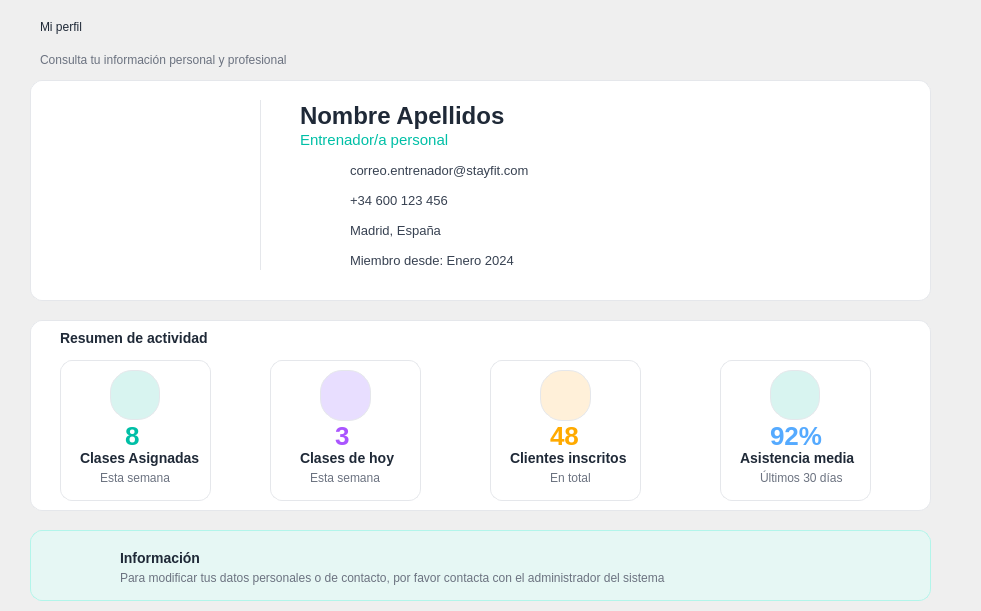
   <widget class="QFrame" name="frameContenido">
    <property name="geometry">
     <rect>
      <x>220</x>
      <y>90</y>
      <width>981</width>
      <height>611</height>
     </rect>
    </property>
    <property name="frameShape">
     <enum>QFrame::NoFrame</enum>
    </property>
    <widget class="QLabel" name="lblBienvenida">
     <property name="geometry">
      <rect>
       <x>40</x>
       <y>10</y>
       <width>300</width>
       <height>34</height>
      </rect>
     </property>
     <property name="styleSheet">
      <string notr="true">font:bold 20pt &quot;Segoe UI&quot;; color:#1F2937;</string>
     </property>
     <property name="text">
      <string>Mi perfil</string>
     </property>
    </widget>
    <widget class="QLabel" name="lblResumen">
     <property name="geometry">
      <rect>
       <x>40</x>
       <y>50</y>
       <width>470</width>
       <height>20</height>
      </rect>
     </property>
     <property name="styleSheet">
      <string notr="true">font:9pt &quot;Segoe UI&quot;; color:#6B7280;</string>
     </property>
     <property name="text">
      <string>Consulta tu información personal y profesional</string>
     </property>
    </widget>
    <widget class="QLabel" name="label_17">
     <property name="geometry">
      <rect>
       <x>280</x>
       <y>480</y>
       <width>47</width>
       <height>13</height>
      </rect>
     </property>
     <property name="text">
      <string/>
     </property>
    </widget>
    <widget class="QLabel" name="label_18">
     <property name="geometry">
      <rect>
       <x>-170</x>
       <y>-10</y>
       <width>1391</width>
       <height>621</height>
      </rect>
     </property>
     <property name="styleSheet">
      <string notr="true">image:url(./src/vista/imagenes/reborde_ola.png)</string>
     </property>
     <property name="text">
      <string/>
     </property>
    </widget>
    <widget class="QLabel" name="label_19">
     <property name="geometry">
      <rect>
       <x>180</x>
       <y>30</y>
       <width>1771</width>
       <height>651</height>
      </rect>
     </property>
     <property name="styleSheet">
      <string notr="true">image:url(./src/vista/imagenes/reborde_ola.png)</string>
     </property>
     <property name="text">
      <string/>
     </property>
    </widget>
    <widget class="QFrame" name="frame">
     <property name="geometry">
      <rect>
       <x>30</x>
       <y>80</y>
       <width>901</width>
       <height>221</height>
      </rect>
     </property>
     <property name="styleSheet">
      <string notr="true">QFrame {
    background-color: white;
    border: 1px solid #E5E7EB;
    border-radius: 12px;
}</string>
     </property>
     <property name="frameShape">
      <enum>QFrame::StyledPanel</enum>
     </property>
     <property name="frameShadow">
      <enum>QFrame::Raised</enum>
     </property>
     <widget class="QLabel" name="label_2">
      <property name="geometry">
       <rect>
        <x>20</x>
        <y>20</y>
        <width>191</width>
        <height>171</height>
       </rect>
      </property>
      <property name="styleSheet">
       <string notr="true">image: url(./src/vista/imagenes/avatar_entrenadora_chica.png);
background: transparent;
border: None;</string>
      </property>
      <property name="text">
       <string/>
      </property>
     </widget>
     <widget class="Line" name="line">
      <property name="geometry">
       <rect>
        <x>230</x>
        <y>20</y>
        <width>1</width>
        <height>170</height>
       </rect>
      </property>
      <property name="styleSheet">
       <string notr="true">QFrame {
    background-color: #E5E7EB;
    border: none;
}</string>
      </property>
      <property name="orientation">
       <enum>Qt::Vertical</enum>
      </property>
     </widget>
     <widget class="QLabel" name="label_6">
      <property name="geometry">
       <rect>
        <x>270</x>
        <y>50</y>
        <width>171</width>
        <height>21</height>
       </rect>
      </property>
      <property name="styleSheet">
       <string notr="true">QLabel {
    background: transparent;
    border: none;
    color: #00BFA6;
    font-size: 14px;
    font-weight: bold;
}</string>
      </property>
      <property name="text">
       <string>&lt;html&gt;&lt;head/&gt;&lt;body&gt;&lt;p&gt;&lt;span style=&quot; font-size:11pt; font-weight:400;&quot;&gt;Entrenador/a personal&lt;/span&gt;&lt;/p&gt;&lt;/body&gt;&lt;/html&gt;</string>
      </property>
     </widget>
     <widget class="QLabel" name="label_Nombre">
      <property name="geometry">
       <rect>
        <x>270</x>
        <y>20</y>
        <width>221</width>
        <height>31</height>
       </rect>
      </property>
      <property name="styleSheet">
       <string notr="true">QLabel {
    background: transparent;
    border: none;
    color: #1F2937;
    font-size: 24px;
    font-weight: bold;
}</string>
      </property>
      <property name="text">
       <string>Nombre Apellidos</string>
      </property>
     </widget>
     <widget class="QLabel" name="labelCorreoEntrenador">
      <property name="geometry">
       <rect>
        <x>320</x>
        <y>80</y>
        <width>201</width>
        <height>21</height>
       </rect>
      </property>
      <property name="styleSheet">
       <string notr="true">QLabel {
    background: transparent;
    border: none;
    color: #374151;
    font-size: 13px;
}</string>
      </property>
      <property name="text">
       <string>correo.entrenador@stayfit.com</string>
      </property>
     </widget>
     <widget class="QLabel" name="labelTelefonoEntrenador">
      <property name="geometry">
       <rect>
        <x>320</x>
        <y>110</y>
        <width>201</width>
        <height>21</height>
       </rect>
      </property>
      <property name="styleSheet">
       <string notr="true">QLabel {
    background: transparent;
    border: none;
    color: #374151;
    font-size: 13px;
}</string>
      </property>
      <property name="text">
       <string>+34 600 123 456</string>
      </property>
     </widget>
     <widget class="QLabel" name="labelDireccionEntrenador">
      <property name="geometry">
       <rect>
        <x>320</x>
        <y>140</y>
        <width>201</width>
        <height>21</height>
       </rect>
      </property>
      <property name="styleSheet">
       <string notr="true">QLabel {
    background: transparent;
    border: none;
    color: #374151;
    font-size: 13px;
}</string>
      </property>
      <property name="text">
       <string>Madrid, España</string>
      </property>
     </widget>
     <widget class="QLabel" name="labelFechaAltaEntrenadorPerfil">
      <property name="geometry">
       <rect>
        <x>320</x>
        <y>170</y>
        <width>201</width>
        <height>21</height>
       </rect>
      </property>
      <property name="styleSheet">
       <string notr="true">QLabel {
    background: transparent;
    border: none;
    color: #374151;
    font-size: 13px;
}</string>
      </property>
      <property name="text">
       <string>Miembro desde: Enero 2024</string>
      </property>
     </widget>
     <widget class="QLabel" name="label_21">
      <property name="geometry">
       <rect>
        <x>270</x>
        <y>80</y>
        <width>41</width>
        <height>21</height>
       </rect>
      </property>
      <property name="styleSheet">
       <string notr="true">image: url(./src/vista/imagenes/correo-electronico.png);
background: transparent;
border: None;</string>
      </property>
      <property name="text">
       <string/>
      </property>
     </widget>
     <widget class="QLabel" name="label_22">
      <property name="geometry">
       <rect>
        <x>270</x>
        <y>110</y>
        <width>41</width>
        <height>21</height>
       </rect>
      </property>
      <property name="styleSheet">
       <string notr="true">image: url(./src/vista/imagenes/telefono.png);
background: transparent;
border: None;</string>
      </property>
      <property name="text">
       <string/>
      </property>
     </widget>
     <widget class="QLabel" name="label_23">
      <property name="geometry">
       <rect>
        <x>270</x>
        <y>140</y>
        <width>41</width>
        <height>21</height>
       </rect>
      </property>
      <property name="styleSheet">
       <string notr="true">image:url(./src/vista/imagenes/marcador-de-posicion.png);
background: transparent;
border: None;</string>
      </property>
      <property name="text">
       <string/>
      </property>
     </widget>
     <widget class="QLabel" name="label_27">
      <property name="geometry">
       <rect>
        <x>270</x>
        <y>170</y>
        <width>41</width>
        <height>21</height>
       </rect>
      </property>
      <property name="styleSheet">
       <string notr="true">image: url(./src/vista/imagenes/calendario_miembro.png);
background: transparent;
border: None;</string>
      </property>
      <property name="text">
       <string/>
      </property>
     </widget>
    </widget>
    <widget class="QFrame" name="frame_2">
     <property name="geometry">
      <rect>
       <x>30</x>
       <y>320</y>
       <width>901</width>
       <height>191</height>
      </rect>
     </property>
     <property name="styleSheet">
      <string notr="true">QFrame {
    background-color: white;
    border: 1px solid #E5E7EB;
    border-radius: 12px;
}</string>
     </property>
     <property name="frameShape">
      <enum>QFrame::StyledPanel</enum>
     </property>
     <property name="frameShadow">
      <enum>QFrame::Raised</enum>
     </property>
     <widget class="QLabel" name="label_24">
      <property name="geometry">
       <rect>
        <x>30</x>
        <y>10</y>
        <width>171</width>
        <height>16</height>
       </rect>
      </property>
      <property name="styleSheet">
       <string notr="true">QLabel {
    background: transparent;
    border: none;
    color: #1F2937;
    font-size: 14px;
    font-weight: bold;
}</string>
      </property>
      <property name="text">
       <string>Resumen de actividad</string>
      </property>
     </widget>
     <widget class="QFrame" name="frame_3">
      <property name="geometry">
       <rect>
        <x>30</x>
        <y>40</y>
        <width>151</width>
        <height>141</height>
       </rect>
      </property>
      <property name="frameShape">
       <enum>QFrame::StyledPanel</enum>
      </property>
      <property name="frameShadow">
       <enum>QFrame::Raised</enum>
      </property>
      <widget class="QLabel" name="lblIconAs_3">
       <property name="geometry">
        <rect>
         <x>50</x>
         <y>10</y>
         <width>50</width>
         <height>50</height>
        </rect>
       </property>
       <property name="styleSheet">
        <string notr="true">background-color:#D8F4F0; color:#18B7A5; border-radius:22px; font:bold 20pt &quot;Segoe UI&quot;;</string>
       </property>
       <property name="text">
        <string/>
       </property>
      </widget>
      <widget class="QLabel" name="label_5">
       <property name="geometry">
        <rect>
         <x>55</x>
         <y>20</y>
         <width>40</width>
         <height>31</height>
        </rect>
       </property>
       <property name="styleSheet">
        <string notr="true">image:url(./src/vista/imagenes/dos-personas.png);
background:transparent;
border:None</string>
       </property>
       <property name="text">
        <string/>
       </property>
      </widget>
      <widget class="QLabel" name="label_Num_Clases_semana">
       <property name="geometry">
        <rect>
         <x>65</x>
         <y>60</y>
         <width>21</width>
         <height>31</height>
        </rect>
       </property>
       <property name="styleSheet">
        <string notr="true">QLabel {
    background: transparent;
    border: none;
    color: #00BFA6;
    font-size: 26px;
    font-weight: bold;
}</string>
       </property>
       <property name="text">
        <string>8</string>
       </property>
      </widget>
      <widget class="QLabel" name="label_25">
       <property name="geometry">
        <rect>
         <x>20</x>
         <y>90</y>
         <width>131</width>
         <height>16</height>
        </rect>
       </property>
       <property name="styleSheet">
        <string notr="true">QLabel {
    background: transparent;
    border: none;
    color: #1F2937;
    font-size: 14px;
    font-weight: bold;
}</string>
       </property>
       <property name="text">
        <string>Clases Asignadas</string>
       </property>
      </widget>
      <widget class="QLabel" name="label_13">
       <property name="geometry">
        <rect>
         <x>40</x>
         <y>110</y>
         <width>101</width>
         <height>16</height>
        </rect>
       </property>
       <property name="styleSheet">
        <string notr="true">QLabel {
    background: transparent;
    border: none;
    color: #6B7280;
    font-size: 12px;
}</string>
       </property>
       <property name="text">
        <string>Esta semana</string>
       </property>
      </widget>
     </widget>
     <widget class="QFrame" name="frame_4">
      <property name="geometry">
       <rect>
        <x>240</x>
        <y>40</y>
        <width>151</width>
        <height>141</height>
       </rect>
      </property>
      <property name="frameShape">
       <enum>QFrame::StyledPanel</enum>
      </property>
      <property name="frameShadow">
       <enum>QFrame::Raised</enum>
      </property>
      <widget class="QLabel" name="label_28">
       <property name="geometry">
        <rect>
         <x>55</x>
         <y>20</y>
         <width>40</width>
         <height>31</height>
        </rect>
       </property>
       <property name="styleSheet">
        <string notr="true">image:url(./src/vista/imagenes/calendario.png);
background:transparent;
border:None</string>
       </property>
       <property name="text">
        <string/>
       </property>
      </widget>
      <widget class="QLabel" name="label_Num_Clases_Hoy">
       <property name="geometry">
        <rect>
         <x>65</x>
         <y>60</y>
         <width>21</width>
         <height>31</height>
        </rect>
       </property>
       <property name="styleSheet">
        <string notr="true">QLabel {
    background: transparent;
    border: none;
    color: rgb(170, 85, 255);
    font-size: 26px;
    font-weight: bold;
}</string>
       </property>
       <property name="text">
        <string>3</string>
       </property>
      </widget>
      <widget class="QLabel" name="label_29">
       <property name="geometry">
        <rect>
         <x>30</x>
         <y>90</y>
         <width>101</width>
         <height>16</height>
        </rect>
       </property>
       <property name="styleSheet">
        <string notr="true">QLabel {
    background: transparent;
    border: none;
    color: #1F2937;
    font-size: 14px;
    font-weight: bold;
}</string>
       </property>
       <property name="text">
        <string>Clases de hoy</string>
       </property>
      </widget>
      <widget class="QLabel" name="label_30">
       <property name="geometry">
        <rect>
         <x>40</x>
         <y>110</y>
         <width>101</width>
         <height>16</height>
        </rect>
       </property>
       <property name="styleSheet">
        <string notr="true">QLabel {
    background: transparent;
    border: none;
    color: #6B7280;
    font-size: 12px;
}</string>
       </property>
       <property name="text">
        <string>Esta semana</string>
       </property>
      </widget>
      <widget class="QLabel" name="lblIconCal">
       <property name="geometry">
        <rect>
         <x>50</x>
         <y>10</y>
         <width>51</width>
         <height>51</height>
        </rect>
       </property>
       <property name="styleSheet">
        <string notr="true">background-color:#E8DEFF; border-radius:22px; font:17pt &quot;Segoe UI Emoji&quot;;</string>
       </property>
       <property name="text">
        <string/>
       </property>
      </widget>
      <zorder>lblIconCal</zorder>
      <zorder>label_28</zorder>
      <zorder>label_Num_Clases_Hoy</zorder>
      <zorder>label_29</zorder>
      <zorder>label_30</zorder>
     </widget>
     <widget class="QFrame" name="frame_5">
      <property name="geometry">
       <rect>
        <x>460</x>
        <y>40</y>
        <width>151</width>
        <height>141</height>
       </rect>
      </property>
      <property name="frameShape">
       <enum>QFrame::StyledPanel</enum>
      </property>
      <property name="frameShadow">
       <enum>QFrame::Raised</enum>
      </property>
      <widget class="QLabel" name="label_14">
       <property name="geometry">
        <rect>
         <x>55</x>
         <y>20</y>
         <width>40</width>
         <height>31</height>
        </rect>
       </property>
       <property name="styleSheet">
        <string notr="true">image:url(./src/vista/imagenes/dos-personas.png);
background:transparent;
border:None</string>
       </property>
       <property name="text">
        <string/>
       </property>
      </widget>
      <widget class="QLabel" name="label_Num_Clientes_Total">
       <property name="geometry">
        <rect>
         <x>60</x>
         <y>60</y>
         <width>31</width>
         <height>31</height>
        </rect>
       </property>
       <property name="styleSheet">
        <string notr="true">QLabel {
    background: transparent;
    border: none;
    color: rgb(255, 170, 0);
    font-size: 26px;
    font-weight: bold;
}</string>
       </property>
       <property name="text">
        <string>48</string>
       </property>
      </widget>
      <widget class="QLabel" name="label_26">
       <property name="geometry">
        <rect>
         <x>20</x>
         <y>90</y>
         <width>131</width>
         <height>16</height>
        </rect>
       </property>
       <property name="styleSheet">
        <string notr="true">QLabel {
    background: transparent;
    border: none;
    color: #1F2937;
    font-size: 14px;
    font-weight: bold;
}</string>
       </property>
       <property name="text">
        <string>Clientes inscritos</string>
       </property>
      </widget>
      <widget class="QLabel" name="label_15">
       <property name="geometry">
        <rect>
         <x>60</x>
         <y>110</y>
         <width>61</width>
         <height>16</height>
        </rect>
       </property>
       <property name="styleSheet">
        <string notr="true">QLabel {
    background: transparent;
    border: none;
    color: #6B7280;
    font-size: 12px;
}</string>
       </property>
       <property name="text">
        <string>En total</string>
       </property>
      </widget>
      <widget class="QLabel" name="lblIconPago">
       <property name="geometry">
        <rect>
         <x>50</x>
         <y>10</y>
         <width>51</width>
         <height>51</height>
        </rect>
       </property>
       <property name="styleSheet">
        <string notr="true">background-color:#FFF0D9; border-radius:22px; font:16pt &quot;Segoe UI Emoji&quot;; color:#FF9F2E;</string>
       </property>
       <property name="text">
        <string/>
       </property>
      </widget>
      <zorder>lblIconPago</zorder>
      <zorder>label_14</zorder>
      <zorder>label_Num_Clientes_Total</zorder>
      <zorder>label_26</zorder>
      <zorder>label_15</zorder>
     </widget>
     <widget class="QFrame" name="frame_6">
      <property name="geometry">
       <rect>
        <x>690</x>
        <y>40</y>
        <width>151</width>
        <height>141</height>
       </rect>
      </property>
      <property name="frameShape">
       <enum>QFrame::StyledPanel</enum>
      </property>
      <property name="frameShadow">
       <enum>QFrame::Raised</enum>
      </property>
      <widget class="QLabel" name="lblIconAs_6">
       <property name="geometry">
        <rect>
         <x>50</x>
         <y>10</y>
         <width>50</width>
         <height>50</height>
        </rect>
       </property>
       <property name="styleSheet">
        <string notr="true">background-color:#D8F4F0; color:#18B7A5; border-radius:22px; font:bold 20pt &quot;Segoe UI&quot;;</string>
       </property>
       <property name="text">
        <string/>
       </property>
      </widget>
      <widget class="QLabel" name="label_31">
       <property name="geometry">
        <rect>
         <x>55</x>
         <y>20</y>
         <width>40</width>
         <height>31</height>
        </rect>
       </property>
       <property name="styleSheet">
        <string notr="true">image: url(./src/vista/imagenes/incrementar.png);
background:transparent;
border:None</string>
       </property>
       <property name="text">
        <string/>
       </property>
      </widget>
      <widget class="QLabel" name="label_Porcentaje_Asistencia">
       <property name="geometry">
        <rect>
         <x>50</x>
         <y>60</y>
         <width>61</width>
         <height>31</height>
        </rect>
       </property>
       <property name="styleSheet">
        <string notr="true">QLabel {
    background: transparent;
    border: none;
    color: rgb(85, 170, 255);
    font-size: 26px;
    font-weight: bold;
}</string>
       </property>
       <property name="text">
        <string>92%</string>
       </property>
      </widget>
      <widget class="QLabel" name="label_32">
       <property name="geometry">
        <rect>
         <x>20</x>
         <y>90</y>
         <width>131</width>
         <height>16</height>
        </rect>
       </property>
       <property name="styleSheet">
        <string notr="true">QLabel {
    background: transparent;
    border: none;
    color: #1F2937;
    font-size: 14px;
    font-weight: bold;
}</string>
       </property>
       <property name="text">
        <string>Asistencia media</string>
       </property>
      </widget>
      <widget class="QLabel" name="label_33">
       <property name="geometry">
        <rect>
         <x>40</x>
         <y>110</y>
         <width>101</width>
         <height>16</height>
        </rect>
       </property>
       <property name="styleSheet">
        <string notr="true">QLabel {
    background: transparent;
    border: none;
    color: #6B7280;
    font-size: 12px;
}</string>
       </property>
       <property name="text">
        <string>Últimos 30 días</string>
       </property>
      </widget>
     </widget>
     <zorder>frame_3</zorder>
     <zorder>label_24</zorder>
     <zorder>frame_4</zorder>
     <zorder>frame_5</zorder>
     <zorder>frame_6</zorder>
    </widget>
    <widget class="QFrame" name="frameAvisoPerfil">
     <property name="geometry">
      <rect>
       <x>30</x>
       <y>530</y>
       <width>901</width>
       <height>71</height>
      </rect>
     </property>
     <property name="styleSheet">
      <string notr="true">#frameAvisoPerfil {
    background-color: #E6F7F4;
    border: 1px solid #B2F5EA;
    border-radius: 12px;
}</string>
     </property>
     <property name="frameShape">
      <enum>QFrame::StyledPanel</enum>
     </property>
     <property name="frameShadow">
      <enum>QFrame::Raised</enum>
     </property>
     <widget class="QLabel" name="label_34">
      <property name="geometry">
       <rect>
        <x>90</x>
        <y>20</y>
        <width>171</width>
        <height>16</height>
       </rect>
      </property>
      <property name="styleSheet">
       <string notr="true">QLabel {
    background: transparent;
    border: none;
    color: #1F2937;
    font-size: 14px;
    font-weight: bold;
}</string>
      </property>
      <property name="text">
       <string>Información</string>
      </property>
     </widget>
     <widget class="QLabel" name="label_35">
      <property name="geometry">
       <rect>
        <x>90</x>
        <y>40</y>
        <width>551</width>
        <height>16</height>
       </rect>
      </property>
      <property name="styleSheet">
       <string notr="true">QLabel {
    background: transparent;
    border: none;
    color: #6B7280;
    font-size: 12px;
}</string>
      </property>
      <property name="text">
       <string>Para modificar tus datos personales o de contacto, por favor contacta con el administrador del sistema</string>
      </property>
     </widget>
     <widget class="QLabel" name="label_36">
      <property name="geometry">
       <rect>
        <x>20</x>
        <y>20</y>
        <width>51</width>
        <height>31</height>
       </rect>
      </property>
      <property name="styleSheet">
       <string notr="true">image:url(./src/vista/imagenes/informacion.png)</string>
      </property>
      <property name="text">
       <string/>
      </property>
     </widget>
    </widget>
    <zorder>label_19</zorder>
    <zorder>label_18</zorder>
    <zorder>lblBienvenida</zorder>
    <zorder>lblResumen</zorder>
    <zorder>label_17</zorder>
    <zorder>frame</zorder>
    <zorder>frame_2</zorder>
    <zorder>frameAvisoPerfil</zorder>
   </widget>
